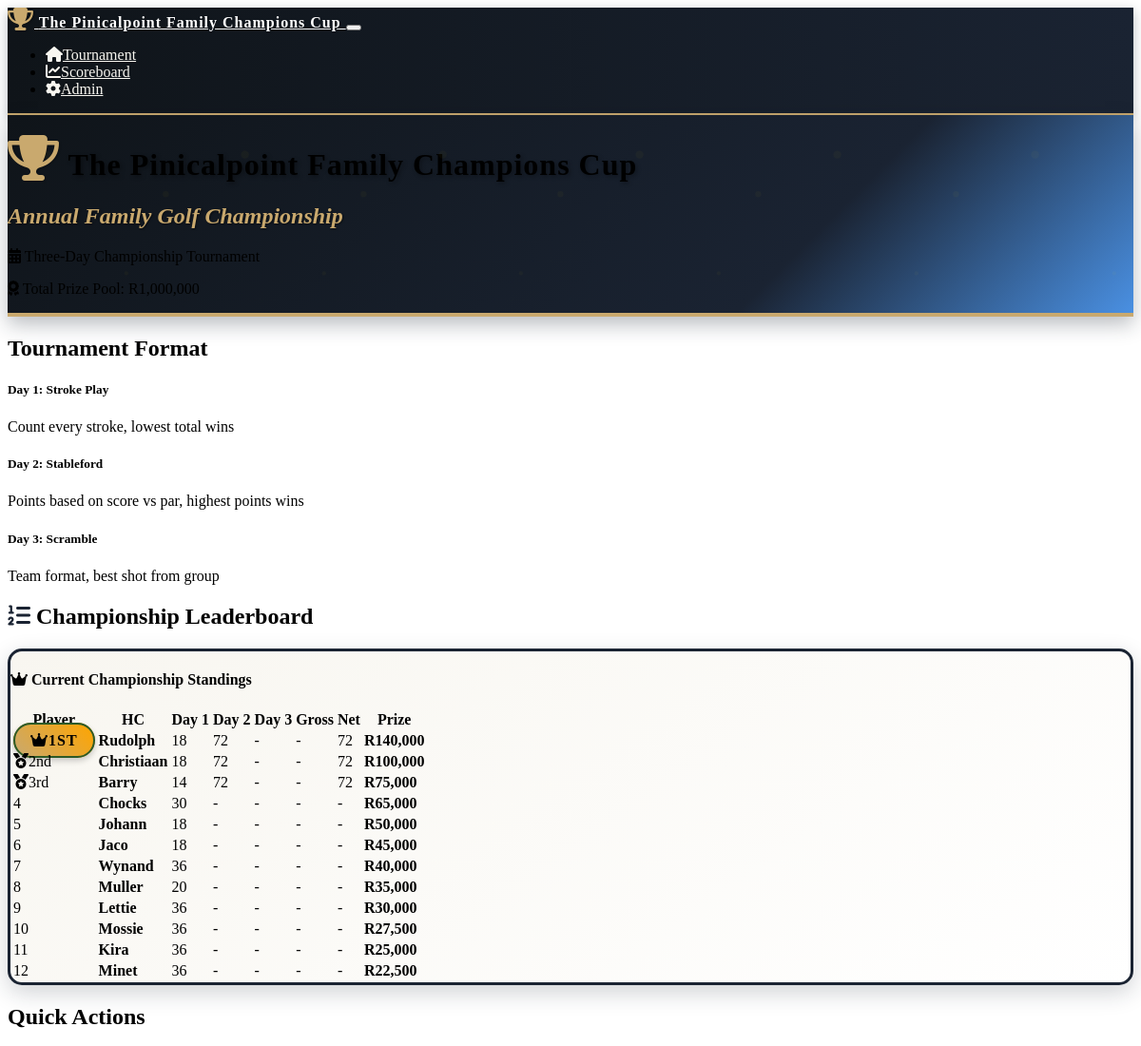
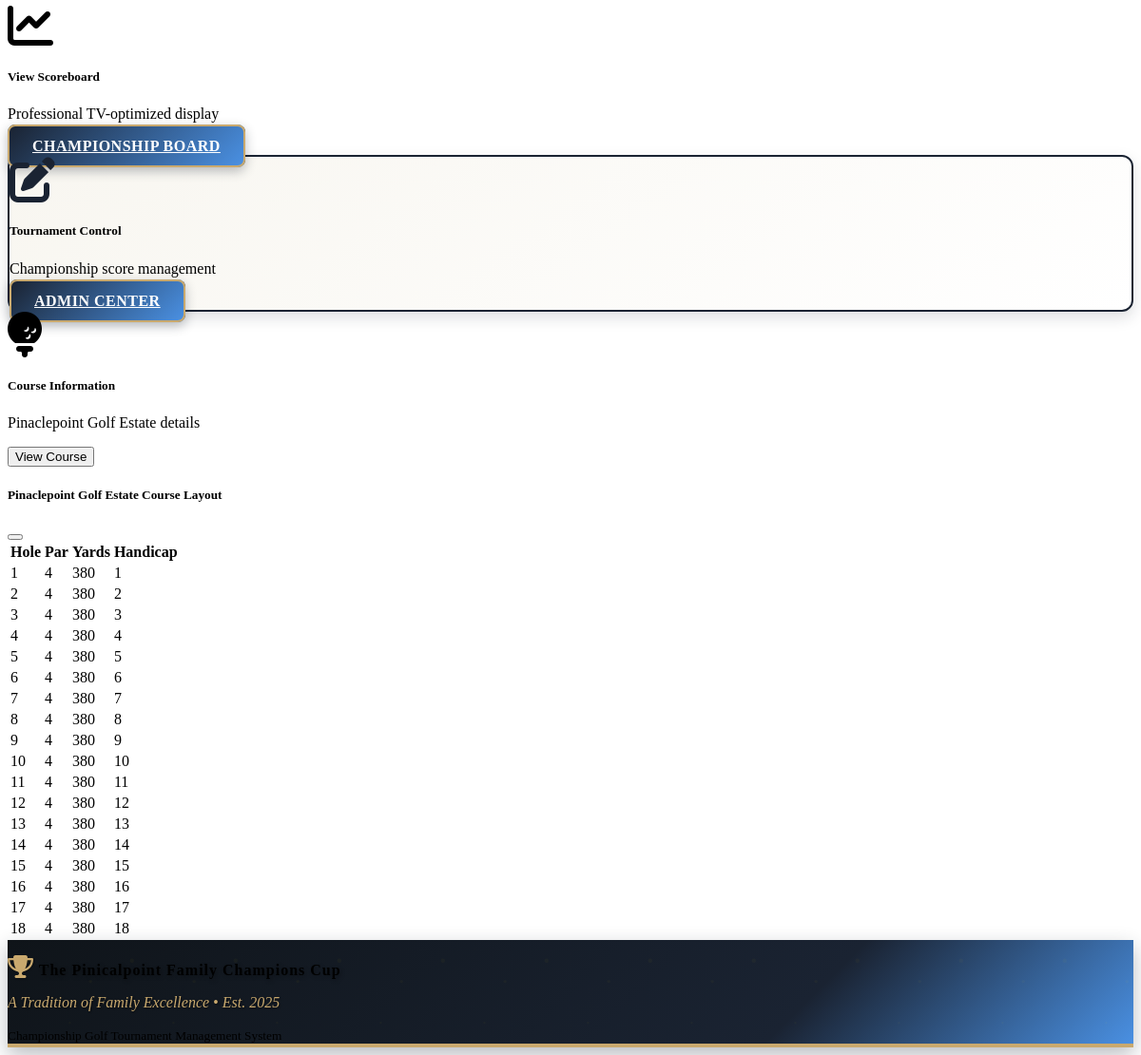
The page / on the database its author committed (2 pictures, top to bottom).
### models.py (models this page shows)
class Tournament(db.Model):
    id = db.Column(db.Integer, primary_key=True)
    name = db.Column(db.String(100), nullable=False, default="The Pinicalpoint Family Champions Cup")
    start_date = db.Column(db.Date, nullable=False)
    total_prize_pool = db.Column(db.Integer, default=1000000)
    created_at = db.Column(db.DateTime, default=datetime.utcnow)
    players = db.relationship('Player', backref='tournament', lazy=True)
    rounds = db.relationship('Round', backref='tournament', lazy=True)

class Round(db.Model):
    id = db.Column(db.Integer, primary_key=True)
    tournament_id = db.Column(db.Integer, db.ForeignKey('tournament.id'), nullable=False)
    day = db.Column(db.Integer, nullable=False)  # 1, 2, or 3
    format = db.Column(db.String(50), nullable=False)  # 'stroke_play', 'stableford', 'scramble'
    date = db.Column(db.Date, nullable=False)
    completed = db.Column(db.Boolean, default=False)
    scores = db.relationship('Score', backref='round', lazy=True)

class Player(db.Model):
    id = db.Column(db.Integer, primary_key=True)
    name = db.Column(db.String(100), nullable=False)
    tournament_id = db.Column(db.Integer, db.ForeignKey('tournament.id'), nullable=False)
    handicap = db.Column(db.Integer, default=0)
    created_at = db.Column(db.DateTime, default=datetime.utcnow)
    scores = db.relationship('Score', backref='player', lazy=True)

### routes.py (the view)
@app.route('/')
def index():
    tournament = Tournament.query.first()
    if not tournament:
        return redirect(url_for('player_setup'))
    players = Player.query.filter_by(tournament_id=tournament.id).all()
    rounds = Round.query.filter_by(tournament_id=tournament.id).order_by(Round.day).all()
    leaderboard = calculate_leaderboard(tournament.id)
    return render_template('index.html',
                         tournament=tournament,
                         players=players,
                         rounds=rounds,
                         leaderboard=leaderboard,
                         tournament_formats=TOURNAMENT_FORMATS)

### templates/index.html
{% extends "base.html" %}
{% block content %}
<div class="container">
    <div class="row mb-4">
        <div class="col-12">
            <div class="card tournament-header">
                <div class="card-body text-center py-5 position-relative">
                    <h1 class="card-title text-white mb-3 tournament-logo display-3">
                        <i class="fas fa-trophy me-3 trophy-icon"></i>
                        The Pinicalpoint Family Champions Cup
                    </h1>
                    <h2 class="tournament-tagline mb-3">
                        Annual Family Golf Championship
                    </h2>
                    <div class="row justify-content-center">
                        <div class="col-md-8">
                            <p class="card-text text-white mb-2 fs-5">
                                <i class="fas fa-calendar-alt me-2"></i>
                                Three-Day Championship Tournament
                            </p>
                            <p class="card-text text-white-50 mb-0 fs-6">
                                <i class="fas fa-award me-2"></i>
                                Total Prize Pool: R{{ "{:,}".format(tournament.total_prize_pool) }}
                            </p>
                        </div>
                    </div>
                </div>
            </div>
        </div>
    </div>
    <div class="row mb-4">
        <div class="col-12">
            <h2 class="mb-3">Tournament Format</h2>
            <div class="row">
                {% for day, format_info in tournament_formats.items() %}
                <div class="col-md-4 mb-3">
                    <div class="card h-100">
                        <div class="card-header">
                            <h5 class="mb-0">Day {{ day }}: {{ format_info.name }}</h5>
                        </div>
                        <div class="card-body">
                            <p class="card-text">{{ format_info.description }}</p>
                        </div>
                    </div>
                </div>
                {% endfor %}
            </div>
        </div>
    </div>
    {% if leaderboard %}
    <div class="row mb-4">
        <div class="col-12">
            <h2 class="mb-3 text-center">
                <i class="fas fa-list-ol me-2 text-golf-green"></i>
                Championship Leaderboard
            </h2>
            <div class="card leaderboard-card">
                <div class="card-header text-center">
                    <h4 class="mb-0">
                        <i class="fas fa-crown me-2"></i>
                        Current Championship Standings
                    </h4>
                </div>
                <div class="card-body">
                    <div class="table-responsive">
                        <table class="table table-striped">
                            <thead>
                                <tr>
                                    <th class="text-start">Player</th>
                                    <th class="text-center">HC</th>
                                    <th class="text-center">Day 1</th>
                                    <th class="text-center">Day 2</th>
                                    <th class="text-center">Day 3</th>
                                    <th class="text-center">Gross</th>
                                    <th class="text-center">Net</th>
                                    <th class="text-center">Prize</th>
                                </tr>
                            </thead>
                            <tbody>
                                {% for player_data in leaderboard %}
                                <tr class="{% if player_data.rank <= 3 %}table-warning{% endif %}">
                                    <td class="text-center">
                                        {% if player_data.rank == 1 %}
                                            <span class="championship-badge">
                                                <i class="fas fa-crown me-1"></i>1st
                                            </span>
                                        {% elif player_data.rank == 2 %}
                                            <span class="badge bg-secondary fs-6">
                                                <i class="fas fa-medal me-1"></i>2nd
                                            </span>
                                        {% elif player_data.rank == 3 %}
                                            <span class="badge bg-warning text-dark fs-6">
                                                <i class="fas fa-medal me-1"></i>3rd
                                            </span>
                                        {% else %}
                                            <span class="fs-5 fw-bold">{{ player_data.rank }}</span>
                                        {% endif %}
                                    </td>
                                    <td><strong class="fs-5">{{ player_data.player.name }}</strong></td>
                                    <td class="text-center">
                                    <span class="badge bg-primary">{{ player_data.player.handicap }}</span>
                                </td>
                                    <td>{{ player_data.day_scores[0] or '-' }}</td>
                                    <td>{{ player_data.day_scores[1] or '-' }}</td>
                                    <td>{{ player_data.day_scores[2] or '-' }}</td>
                                    <td>
                                        {% if player_data.total_score > 0 %}
                                            {{ player_data.total_score }}
                                        {% elif player_data.total_points > 0 %}
                                            {{ player_data.total_points }} pts
                                        {% else %}
                                            -
                                        {% endif %}
                                    </td>
                                    <td class="text-success"><strong>R{{ "{:,}".format(player_data.prize) }}</strong></td>
                                </tr>
                                {% endfor %}
                            </tbody>
                        </table>
                    </div>
                </div>
            </div>
        </div>
    </div>
    {% endif %}
    <div class="row">
        <div class="col-12">
            <h2 class="mb-3">Quick Actions</h2>
            <div class="row">
                <div class="col-md-4 mb-3">
                    <div class="card h-100">
                        <div class="card-body text-center">
                            <i class="fas fa-chart-line fa-3x text-primary mb-3"></i>
                            <h5 class="card-title">View Scoreboard</h5>
                            <p class="card-text">Professional TV-optimized display</p>
                            <a href="{{ url_for('scoreboard') }}" class="btn btn-tournament">Championship Board</a>
                        </div>
                    </div>
                </div>
                <div class="col-md-4 mb-3">
                    <div class="card card-tournament h-100">
                        <div class="card-body text-center">
                            <i class="fas fa-edit fa-3x text-golf-green mb-3"></i>
                            <h5 class="card-title">Tournament Control</h5>
                            <p class="card-text">Championship score management</p>
                            <a href="{{ url_for('admin') }}" class="btn btn-tournament">Admin Center</a>
                        </div>
                    </div>
                </div>
                <div class="col-md-4 mb-3">
                    <div class="card h-100">
                        <div class="card-body text-center">
                            <i class="fas fa-golf-ball fa-3x text-info mb-3"></i>
                            <h5 class="card-title">Course Information</h5>
                            <p class="card-text">Pinaclepoint Golf Estate details</p>
                            <button class="btn btn-info" data-bs-toggle="modal" data-bs-target="#courseModal">
                                View Course
                            </button>
                        </div>
                    </div>
                </div>
            </div>
        </div>
    </div>
</div>
<div class="modal fade" id="courseModal" tabindex="-1">
    <div class="modal-dialog modal-lg">
        <div class="modal-content">
            <div class="modal-header">
                <h5 class="modal-title">Pinaclepoint Golf Estate Course Layout</h5>
                <button type="button" class="btn-close" data-bs-dismiss="modal"></button>
            </div>
            <div class="modal-body">
                <div class="table-responsive">
                    <table class="table table-sm">
                        <thead>
                            <tr>
                                <th>Hole</th>
                                <th>Par</th>
                                <th>Yards</th>
                                <th>Handicap</th>
                            </tr>
                        </thead>
                        <tbody>
                            {% for hole in range(1, 19) %}
                            <tr>
                                <td>{{ hole }}</td>
                                <td>4</td>
                                <td>380</td>
                                <td>{{ hole }}</td>
                            </tr>
                            {% endfor %}
                        </tbody>
                    </table>
                </div>
            </div>
        </div>
    </div>
</div>
{% endblock %}

### templates/base.html (shortened to what this page needs)
<!DOCTYPE html>
<html lang="en" data-bs-theme="dark">
<head>
    <link href="https://cdn.replit.com/agent/bootstrap-agent-dark-theme.min.css" rel="stylesheet">
    <link rel="stylesheet" href="https://cdnjs.cloudflare.com/ajax/libs/font-awesome/6.4.0/css/all.min.css">
    <link rel="stylesheet" href="{{ url_for('static', filename='css/custom.css') }}">
</head>
<body>
    <nav class="navbar navbar-expand-lg navbar-dark navbar-tournament mb-4">
        <div class="container">
            <a class="navbar-brand tournament-logo" href="{{ url_for('index') }}">
                <i class="fas fa-trophy me-2 trophy-icon"></i>
                The Pinicalpoint Family Champions Cup
            </a>
            <button class="navbar-toggler" type="button" data-bs-toggle="collapse" data-bs-target="#navbarNav">
            </button>
            <div class="collapse navbar-collapse" id="navbarNav">
                <ul class="navbar-nav ms-auto">
                    <li class="nav-item">
                        <a class="nav-link" href="{{ url_for('index') }}">
                            <i class="fas fa-home me-1"></i>Tournament
                        </a>
                    </li>
                    <li class="nav-item">
                        <a class="nav-link" href="{{ url_for('scoreboard') }}">
                            <i class="fas fa-chart-line me-1"></i>Scoreboard
                        </a>
                    </li>
                    <li class="nav-item">
                        <a class="nav-link" href="{{ url_for('admin') }}">
                            <i class="fas fa-cog me-1"></i>Admin
                        </a>
                    </li>
                </ul>
            </div>
        </div>
    </nav>
    <main>
        {% block content %}{% endblock %}
    </main>
    <footer class="tournament-header text-light mt-5 py-4">
        <div class="container text-center">
            <p class="mb-1 tournament-logo">
                <i class="fas fa-trophy me-2 trophy-icon"></i>
                The Pinicalpoint Family Champions Cup
            </p>
            <p class="tournament-tagline mb-0">A Tradition of Family Excellence • Est. 2025</p>
            <small class="text-white-50">Championship Golf Tournament Management System</small>
        </div>
    </footer>
</body>
</html>

### rows shown on the page
Tournament: total_prize_pool "1,000,000"
Round: day "2", name "Stableford", description "Points based on score vs par, highest points wins"
Round: day "3", name "Scramble", description "Team format, best shot from group"
Player: player.name "Rudolph", player.handicap "18"
Player: player.name "Christiaan", player.handicap "18"
Player: player.name "Barry", player.handicap "14"
Player: player.name "Chocks", player.handicap "30"
Player: player.name "Johann", player.handicap "18"
Player: player.name "Jaco", player.handicap "18"
Player: player.name "Wynand", player.handicap "36"
Player: player.name "Muller", player.handicap "20"
Player: player.name "Lettie", player.handicap "36"
Player: player.name "Mossie", player.handicap "36"
Player: player.name "Kira", player.handicap "36"
Player: player.name "Minet", player.handicap "36"

### other values the page prints
{{ day }} "1"
{{ player_data.day_scores[0] or '-' }} "72" "72" "72" "-" "-" "-" "-" "-" "-" "-" "-" "-"
{{ player_data.day_scores[1] or '-' }} "-" "-" "-" "-" "-" "-" "-" "-" "-" "-" "-" "-"
{{ player_data.day_scores[2] or '-' }} "-" "-" "-" "-" "-" "-" "-" "-" "-" "-" "-" "-"
{{ player_data.total_score }} "72" "72" "72"
{{ "{:,}".format(player_data.prize) }} "140,000" "100,000" "75,000" "65,000" "50,000" "45,000" "40,000" "35,000" "30,000" "27,500" "25,000" "22,500"
{{ player_data.rank }} "4" "5" "6" "7" "8" "9" "10" "11" "12"
{{ hole }} "1" "2" "3" "4" "5" "6" "7" "8" "9" "10" "11" "12" "13" "14" "15" "16" "17" "18"
